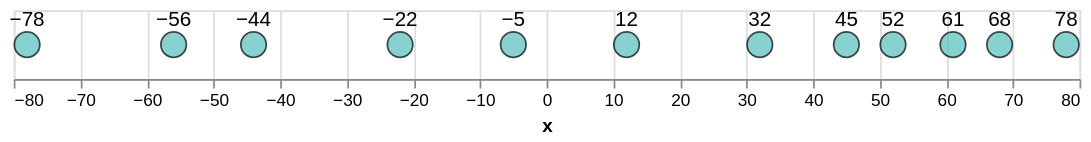

Notebook source saved alongside this figure:
### Code cell
plot_points_dataset(test_data)

### Figure 1 — Vega-Lite specification as saved in the notebook (floating-point values rounded to 4 significant figures)
{"config": {"view": {"continuousWidth": 300, "continuousHeight": 300}}, "layer": [{"mark": {"type": "point", "color": "#54bebe", "filled": true, "size": 220, "stroke": "black", "strokeWidth": 1}, "encoding": {"x": {"field": "x", "type": "quantitative"}}}, {"mark": {"type": "text", "align": "center", "baseline": "top", "dx": 0, "dy": -20, "fontSize": 12}, "encoding": {"text": {"field": "x", "type": "quantitative"}, "x": {"field": "x", "type": "quantitative"}}}], "data": {"name": "data-38b99c803b1bcf4c2e486a60e868c0ba"}, "height": 40, "width": 620, "$schema": "https://vega.github.io/schema/vega-lite/v5.20.1.json", "datasets": {"data-38b99c803b1bcf4c2e486a60e868c0ba": [{"x": -78, "category": "Above 1st Quartile"}, {"x": -56, "category": "Above 1st Quartile"}, {"x": -44, "category": "Above 1st Quartile"}, {"x": -22, "category": "Above 1st Quartile"}, {"x": -5, "category": "Above 1st Quartile"}, {"x": 12, "category": "Above 1st Quartile"}, {"x": 32, "category": "Above 1st Quartile"}, {"x": 45, "category": "Above 1st Quartile"}, {"x": 52, "category": "Above 1st Quartile"}, {"x": 61, "category": "Above 1st Quartile"}, {"x": 68, "category": "Above 1st Quartile"}, {"x": 78, "category": "Above 1st Quartile"}]}}
